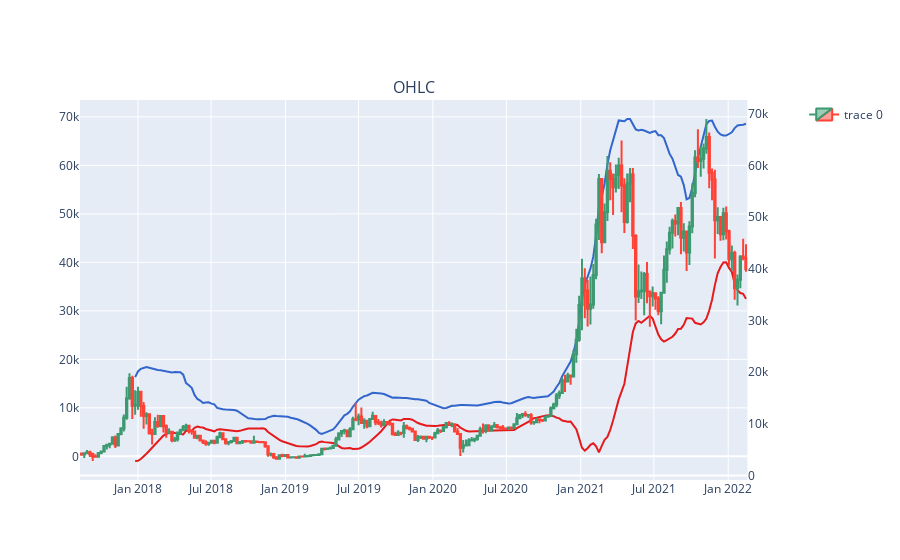

Source (notebook cell):
### Code cell
import plotly.graph_objects as go
from plotly.subplots import make_subplots
import pandas as pd


# Create figure with secondary y-axis
fig = make_subplots(specs=[[{"secondary_y": True}]],subplot_titles=('OHLC', 'Volume'))

# include candlestick with rangeselector
fig.add_trace(go.Candlestick(x=df['open_time'],
                open=df['open_price'],
                high=df['high_price'],
                low=df['low_price'],
                close=df['close_price'],
                ),secondary_y=True)
               

# include a go.Bar trace for volumes
#fig.add_trace(go.Bar(x=df['open_time'], y=df['volume'],),
#               secondary_y=False)
fig2 = px.line(df.iloc[:-1], x='open_time', y='upper_BB',color_discrete_sequence=px.colors.qualitative.G10)
fig3 = px.line(df.iloc[:-1], x='open_time', y='lower_BB',color_discrete_sequence=px.colors.qualitative.Set1)
fig.add_trace(fig2.data[0],secondary_y=False)
fig.add_trace(fig3.data[0],secondary_y=False)

fig.layout.yaxis2.showgrid=False
# Do not show OHLC's rangeslider plot 
fig.update(layout_xaxis_rangeslider_visible=False)
fig.show()

### Figure 1 — Plotly figure (JSON) as saved in the notebook; plotly's stock layout.template omitted (floating-point values rounded to 4 significant figures; data arrays with more than 128 entries replaced by an {"elided": "..."} marker saying what was removed)
{"data": [{"close": {"elided": "236 float values"}, "high": {"elided": "236 float values"}, "low": {"elided": "236 float values"}, "open": {"elided": "236 float values"}, "type": "candlestick", "x": {"elided": "236 str values"}, "xaxis": "x", "yaxis": "y2"}, {"hovertemplate": "open_time=%{x}<br>upper_BB=%{y}<extra></extra>", "legendgroup": "", "line": {"color": "#3366CC", "dash": "solid"}, "marker": {"symbol": "circle"}, "mode": "lines", "name": "", "orientation": "v", "showlegend": false, "type": "scatter", "x": {"elided": "235 str values"}, "xaxis": "x", "y": {"elided": "235 float values"}, "yaxis": "y"}, {"hovertemplate": "open_time=%{x}<br>lower_BB=%{y}<extra></extra>", "legendgroup": "", "line": {"color": "rgb(228,26,28)", "dash": "solid"}, "marker": {"symbol": "circle"}, "mode": "lines", "name": "", "orientation": "v", "showlegend": false, "type": "scatter", "x": {"elided": "235 str values"}, "xaxis": "x", "y": {"elided": "235 float values"}, "yaxis": "y"}], "layout": {"annotations": [{"font": {"size": 16}, "showarrow": false, "text": "OHLC", "x": 0.47, "xanchor": "center", "xref": "paper", "y": 1, "yanchor": "bottom", "yref": "paper"}], "xaxis": {"anchor": "y", "domain": [0, 0.94], "rangeslider": {"visible": false}}, "yaxis": {"anchor": "x", "domain": [0, 1]}, "yaxis2": {"anchor": "x", "overlaying": "y", "showgrid": false, "side": "right"}}}
